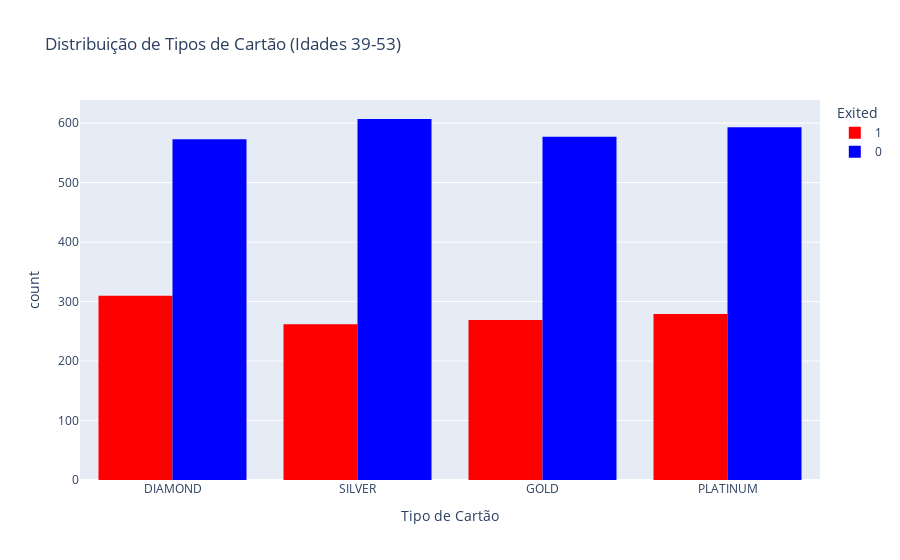

Source (notebook cell):
### Code cell
import plotly.express as px

# Filtrando os dados
df_range = df.query('39 <= Age <= 53')

# Criando o gráfico
fig = px.histogram(df_range, 
                   x='Card Type', 
                   color='Exited', # Adicionado para manter a lógica de churn
                   barmode='group',
                   title='Distribuição de Tipos de Cartão (Idades 39-53)',
                   labels={'Card Type': 'Tipo de Cartão', 'count': 'Quantidade de Clientes'},
                   color_discrete_map={0: 'blue', 1: 'red'}) # Mantendo o padrão de cores anterior

fig.show()

#Os gráficos seguintes que não há grande relação entre o tipo de cartão demonstrou que não há grande relação entre
#o tipo do cartão e a taxa de churn

### Figure 1 — Plotly figure (JSON) as saved in the notebook; plotly's stock layout.template omitted (floating-point values rounded to 4 significant figures; data arrays with more than 128 entries replaced by an {"elided": "..."} marker saying what was removed)
{"data": [{"alignmentgroup": "True", "bingroup": "x", "hovertemplate": "Exited=1<br>Tipo de Cartão=%{x}<br>count=%{y}<extra></extra>", "legendgroup": "1", "marker": {"color": "red", "pattern": {"shape": ""}}, "name": "1", "offsetgroup": "1", "orientation": "v", "showlegend": true, "type": "histogram", "x": {"elided": "1120 str values"}, "xaxis": "x", "yaxis": "y"}, {"alignmentgroup": "True", "bingroup": "x", "hovertemplate": "Exited=0<br>Tipo de Cartão=%{x}<br>count=%{y}<extra></extra>", "legendgroup": "0", "marker": {"color": "blue", "pattern": {"shape": ""}}, "name": "0", "offsetgroup": "0", "orientation": "v", "showlegend": true, "type": "histogram", "x": {"elided": "2350 str values"}, "xaxis": "x", "yaxis": "y"}], "layout": {"barmode": "group", "legend": {"title": {"text": "Exited"}, "tracegroupgap": 0}, "title": {"text": "Distribuição de Tipos de Cartão (Idades 39-53)"}, "xaxis": {"anchor": "y", "domain": [0, 1], "title": {"text": "Tipo de Cartão"}}, "yaxis": {"anchor": "x", "domain": [0, 1], "title": {"text": "count"}}}}
